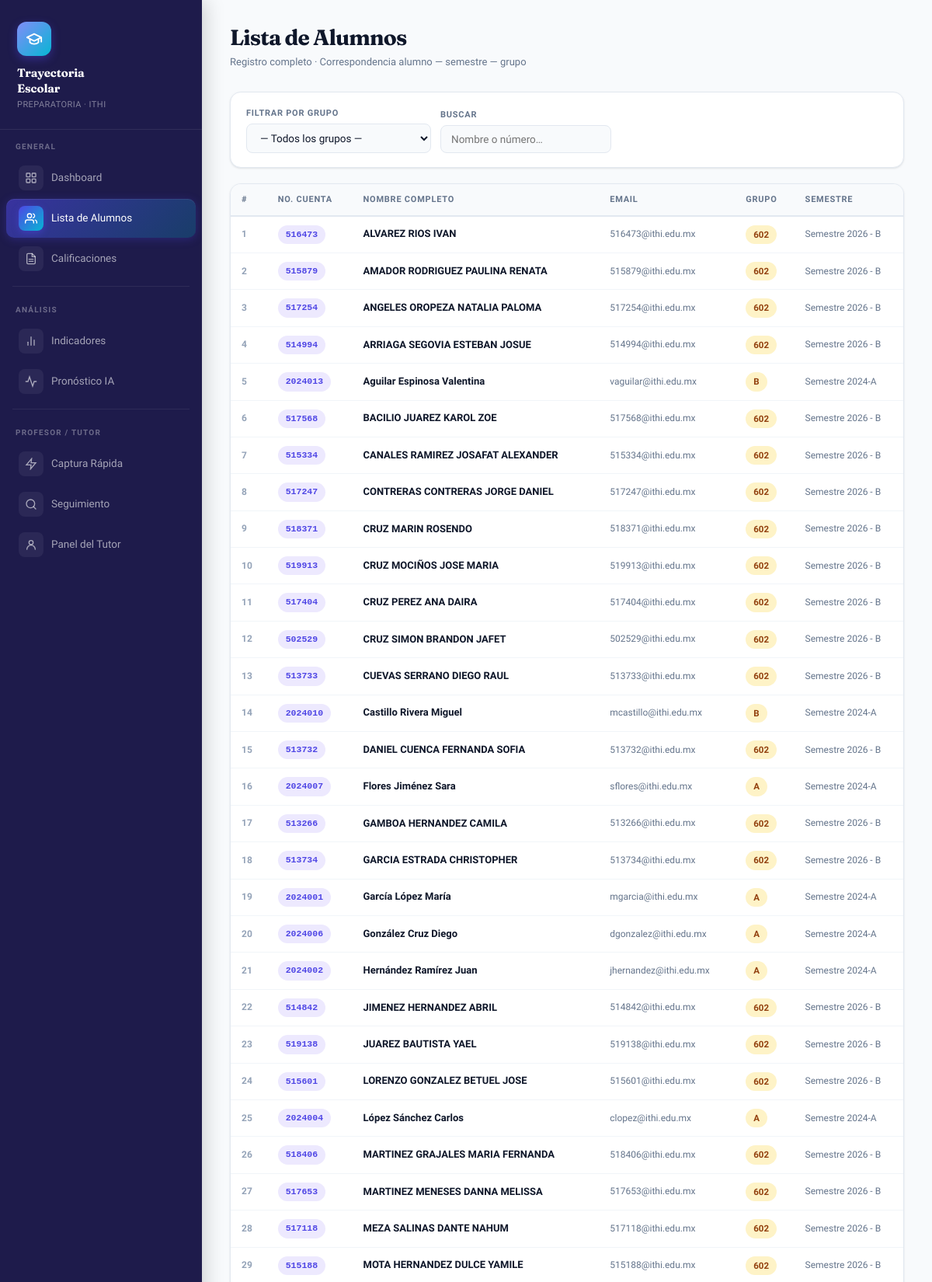
Page /alumnos/ (signed in, upper part) on the committed database.
### escolar/models.py (models this page shows, shortened)
class Alumno(models.Model):
    numero_cuenta = models.CharField(max_length=20, unique=True)
    nombre_completo = models.CharField(max_length=150)
    email = models.EmailField(blank=True, default='')
    grupo = models.ForeignKey(Grupo, on_delete=models.SET_NULL, null=True, related_name='alumnos')
    fecha_registro = models.DateTimeField(auto_now_add=True, null=True, blank=True)
    class Meta:
        verbose_name_plural = "Alumnos"
        ordering = ['nombre_completo']

class Grupo(models.Model):
    nombre = models.CharField(max_length=10)
    semestre = models.ForeignKey(Semestre, on_delete=models.CASCADE, related_name='grupos')
    class Meta:
        verbose_name_plural = "Grupos"

class Semestre(models.Model):
    nombre = models.CharField(max_length=50)
    anio = models.IntegerField()
    periodo = models.CharField(max_length=20, choices=[('ENE-JUN', 'Enero-Junio'), ('AGO-DIC', 'Agosto-Diciembre')])
    class Meta:
        verbose_name_plural = "Semestres"
        ordering = ['-anio']

### escolar/views.py (the view)
# urls.py: path('alumnos/', views.lista_alumnos, name='lista_alumnos'),
def lista_alumnos(request):
    grupo_id = request.GET.get('grupo')
    grupos = Grupo.objects.select_related('semestre').all()
    alumnos = Alumno.objects.select_related('grupo__semestre').all()
    grupo_sel = None
    if grupo_id:
        grupo_sel = get_object_or_404(Grupo, id=grupo_id)
        alumnos = alumnos.filter(grupo_id=grupo_id)
    return render(request, 'escolar/lista_alumnos.html',
                  {'alumnos': alumnos, 'grupos': grupos, 'grupo_sel': grupo_sel})

### templates/escolar/lista_alumnos.html (shortened to what this page needs)
{% extends 'escolar/base.html' %}
{% block content %}
<div class="page-header">
  <div class="page-header-text">
    <h2> Lista de Alumnos</h2>
    <p>Registro completo · Correspondencia alumno — semestre — grupo</p>
  </div>
</div>
<div class="toolbar">
  <div class="form-group">
    <label>Filtrar por Grupo</label>
    <select id="grupo-sel" onchange="window.location.href='{% url 'lista_alumnos' %}?grupo='+this.value">
      <option value="">— Todos los grupos —</option>
    </select>
  </div>
  <div class="form-group">
    <label>Buscar</label>
    <input type="text" id="busqueda" placeholder="Nombre o número…" oninput="filtrarTabla()">
  </div>
</div>
<div class="card" style="padding:0; overflow:hidden;">
  <div class="table-wrap">
    <table id="tabla-alumnos">
      <thead>
        <tr><th>#</th><th>No. Cuenta</th><th>Nombre Completo</th><th>Email</th><th>Grupo</th><th>Semestre</th></tr>
      </thead>
      <tbody>
        {% for alumno in alumnos %}
        <tr data-nombre="{{ alumno.nombre_completo|lower }}" data-cuenta="{{ alumno.numero_cuenta }}">
          <td style="color:var(--text-light); font-weight:600; font-size:12px;">{{ forloop.counter }}</td>
          <td><span class="badge badge-primary" style="font-family:monospace;">{{ alumno.numero_cuenta }}</span></td>
          <td style="font-weight:600;">{{ alumno.nombre_completo }}</td>
          <td style="color:var(--text-muted); font-size:12px;">{{ alumno.email }}</td>
          <td><span class="badge badge-amber">{{ alumno.grupo.nombre }}</span></td>
          <td style="font-size:12px; color:var(--text-muted);">{{ alumno.grupo.semestre.nombre }}</td>
        </tr>
        {% empty %}
        <tr><td colspan="6" style="text-align:center; padding:40px; color:var(--text-muted);">
          <div style="font-size:36px; margin-bottom:8px;"></div>
          Sin alumnos. <a href="{% url 'profesor' %}" style="color:var(--primary);">Agregar desde Panel Tutor</a>
        </td></tr>
        {% endfor %}
      </tbody>
    </table>
  </div>
</div>
{% endblock %}

### static/css/estilos.css (style rules this page uses)
:root { --primary: #4f46e5; --primary-light: #818cf8; --primary-dark: #3730a3; --secondary: #06b6d4; --accent: #f59e0b; --success: #10b981; --danger: #ef4444; --warning: #f59e0b; --bg: #f8fafc; --bg-card: #ffffff; --bg-sidebar: #1e1b4b; --bg-sidebar2: #312e81; --border: #e2e8f0; --border-light: #f1f5f9; --text-primary: #0f172a; --text-muted: #64748b; --text-light: #94a3b8; --text-white: #f8faff; --shadow-sm: 0 1px 3px rgba(15,23,42,.08), 0 1px 2px rgba(15,23,42,.04); --shadow-md: 0 4px 6px -1px rgba(15,23,42,.1), 0 2px 4px -1px rgba(15,23,42,.06); --shadow-lg: 0 10px 15px -3px rgba(15,23,42,.1), 0 4px 6px -2px rgba(15,23,42,.05); --shadow-xl: 0 20px 25px -5px rgba(79,70,229,.12), 0 10px 10px -5px rgba(79,70,229,.06); --shadow-glow: 0 0 30px rgba(79,70,229,.25); --radius: 14px; --radius-sm: 8px; --radius-lg: 20px; --font: 'Plus Jakarta Sans', sans-serif; --font-display: 'Fraunces', serif; --sidebar-w: 260px; --transition: all 0.25s cubic-bezier(0.4, 0, 0.2, 1); }
*, *::before, *::after { box-sizing: border-box; margin: 0; padding: 0; }
html { scroll-behavior: smooth; }
body { font-family: var(--font); background: var(--bg); color: var(--text-primary); line-height: 1.6; min-height: 100vh; font-size: 14px; overflow-x: hidden; }
.page-header { margin-bottom: 28px; display: flex; align-items: flex-end; justify-content: space-between; flex-wrap: wrap; gap: 16px; }
.page-header-text h2 { font-family: var(--font-display); font-size: 28px; font-weight: 700; color: var(--text-primary); letter-spacing: -.03em; line-height: 1.2; }
.page-header-text p { font-size: 13px; color: var(--text-muted); margin-top: 4px; font-weight: 400; }
.card { background: var(--bg-card); border: 1px solid var(--border); border-radius: var(--radius); padding: 24px; box-shadow: var(--shadow-sm); transition: var(--transition); }
.toolbar { display: flex; align-items: flex-end; gap: 12px; flex-wrap: wrap; margin-bottom: 20px; padding: 18px 20px; background: var(--bg-card); border: 1px solid var(--border); border-radius: var(--radius); box-shadow: var(--shadow-sm); }
.form-group { display: flex; flex-direction: column; gap: 4px; min-width: 160px; }
.form-group label { font-size: 11px; font-weight: 700; text-transform: uppercase; letter-spacing: .07em; color: var(--text-muted); }
select, input[type="text"], input[type="email"], input[type="number"], input[type="file"], textarea { background: var(--bg); border: 1.5px solid var(--border); color: var(--text-primary); padding: 9px 13px; border-radius: var(--radius-sm); font-size: 13.5px; font-family: var(--font); outline: none; transition: var(--transition); font-weight: 500; }
.table-wrap { overflow-x: auto; border-radius: var(--radius-sm); }
table { width: 100%; border-collapse: collapse; font-size: 13px; }
thead th { background: var(--bg); color: var(--text-muted); font-size: 11px; font-weight: 700; letter-spacing: .07em; text-transform: uppercase; padding: 11px 14px; text-align: left; border-bottom: 2px solid var(--border); white-space: nowrap; }
tbody tr { border-bottom: 1px solid var(--border-light); transition: background .12s; }
tbody td { padding: 11px 14px; color: var(--text-primary); vertical-align: middle; }
.badge { display: inline-flex; align-items: center; padding: 3px 10px; border-radius: 100px; font-size: 11.5px; font-weight: 700; white-space: nowrap; gap: 4px; }
.badge-primary { background: #ede9fe; color: #4f46e5; }
.badge-amber { background: #fef3c7; color: #92400e; }

### rows in the picture
Alumno: numero_cuenta "516473", nombre_completo "ALVAREZ RIOS IVAN", email "516473@ithi.edu.mx", grupo.nombre "602", grupo.semestre.nombre "Semestre 2026 - B"
Alumno: numero_cuenta "515879", nombre_completo "AMADOR RODRIGUEZ PAULINA RENATA", email "515879@ithi.edu.mx", grupo.nombre "602", grupo.semestre.nombre "Semestre 2026 - B"
Alumno: numero_cuenta "517254", nombre_completo "ANGELES OROPEZA NATALIA PALOMA", email "517254@ithi.edu.mx", grupo.nombre "602", grupo.semestre.nombre "Semestre 2026 - B"
Alumno: numero_cuenta "514994", nombre_completo "ARRIAGA SEGOVIA ESTEBAN JOSUE", email "514994@ithi.edu.mx", grupo.nombre "602", grupo.semestre.nombre "Semestre 2026 - B"
Alumno: numero_cuenta "2024013", nombre_completo "Aguilar Espinosa Valentina", email "vaguilar@ithi.edu.mx", grupo.nombre "B", grupo.semestre.nombre "Semestre 2024-A"
Alumno: numero_cuenta "517568", nombre_completo "BACILIO JUAREZ KAROL ZOE", email "517568@ithi.edu.mx", grupo.nombre "602", grupo.semestre.nombre "Semestre 2026 - B"
Alumno: numero_cuenta "515334", nombre_completo "CANALES RAMIREZ JOSAFAT ALEXANDER", email "515334@ithi.edu.mx", grupo.nombre "602", grupo.semestre.nombre "Semestre 2026 - B"
Alumno: numero_cuenta "517247", nombre_completo "CONTRERAS CONTRERAS JORGE DANIEL", email "517247@ithi.edu.mx", grupo.nombre "602", grupo.semestre.nombre "Semestre 2026 - B"
Alumno: numero_cuenta "518371", nombre_completo "CRUZ MARIN ROSENDO", email "518371@ithi.edu.mx", grupo.nombre "602", grupo.semestre.nombre "Semestre 2026 - B"
Alumno: numero_cuenta "519913", nombre_completo "CRUZ MOCIÑOS JOSE MARIA", email "519913@ithi.edu.mx", grupo.nombre "602", grupo.semestre.nombre "Semestre 2026 - B"
Alumno: numero_cuenta "517404", nombre_completo "CRUZ PEREZ ANA DAIRA", email "517404@ithi.edu.mx", grupo.nombre "602", grupo.semestre.nombre "Semestre 2026 - B"
Alumno: numero_cuenta "502529", nombre_completo "CRUZ SIMON BRANDON JAFET", email "502529@ithi.edu.mx", grupo.nombre "602", grupo.semestre.nombre "Semestre 2026 - B"
Alumno: numero_cuenta "513733", nombre_completo "CUEVAS SERRANO DIEGO RAUL", email "513733@ithi.edu.mx", grupo.nombre "602", grupo.semestre.nombre "Semestre 2026 - B"
Alumno: numero_cuenta "2024010", nombre_completo "Castillo Rivera Miguel", email "mcastillo@ithi.edu.mx", grupo.nombre "B", grupo.semestre.nombre "Semestre 2024-A"
Alumno: numero_cuenta "513732", nombre_completo "DANIEL CUENCA FERNANDA SOFIA", email "513732@ithi.edu.mx", grupo.nombre "602", grupo.semestre.nombre "Semestre 2026 - B"
Alumno: numero_cuenta "2024007", nombre_completo "Flores Jiménez Sara", email "sflores@ithi.edu.mx", grupo.nombre "A", grupo.semestre.nombre "Semestre 2024-A"
Alumno: numero_cuenta "513266", nombre_completo "GAMBOA HERNANDEZ CAMILA", email "513266@ithi.edu.mx", grupo.nombre "602", grupo.semestre.nombre "Semestre 2026 - B"
Alumno: numero_cuenta "513734", nombre_completo "GARCIA ESTRADA CHRISTOPHER", email "513734@ithi.edu.mx", grupo.nombre "602", grupo.semestre.nombre "Semestre 2026 - B"
Alumno: numero_cuenta "2024001", nombre_completo "García López María", email "mgarcia@ithi.edu.mx", grupo.nombre "A", grupo.semestre.nombre "Semestre 2024-A"
Alumno: numero_cuenta "2024006", nombre_completo "González Cruz Diego", email "dgonzalez@ithi.edu.mx", grupo.nombre "A", grupo.semestre.nombre "Semestre 2024-A"
Alumno: numero_cuenta "2024002", nombre_completo "Hernández Ramírez Juan", email "jhernandez@ithi.edu.mx", grupo.nombre "A", grupo.semestre.nombre "Semestre 2024-A"
Alumno: numero_cuenta "514842", nombre_completo "JIMENEZ HERNANDEZ ABRIL", email "514842@ithi.edu.mx", grupo.nombre "602", grupo.semestre.nombre "Semestre 2026 - B"
Alumno: numero_cuenta "519138", nombre_completo "JUAREZ BAUTISTA YAEL", email "519138@ithi.edu.mx", grupo.nombre "602", grupo.semestre.nombre "Semestre 2026 - B"
Alumno: numero_cuenta "515601", nombre_completo "LORENZO GONZALEZ BETUEL JOSE", email "515601@ithi.edu.mx", grupo.nombre "602", grupo.semestre.nombre "Semestre 2026 - B"
Alumno: numero_cuenta "2024004", nombre_completo "López Sánchez Carlos", email "clopez@ithi.edu.mx", grupo.nombre "A", grupo.semestre.nombre "Semestre 2024-A"
Alumno: numero_cuenta "518406", nombre_completo "MARTINEZ GRAJALES MARIA FERNANDA", email "518406@ithi.edu.mx", grupo.nombre "602", grupo.semestre.nombre "Semestre 2026 - B"
Alumno: numero_cuenta "517653", nombre_completo "MARTINEZ MENESES DANNA MELISSA", email "517653@ithi.edu.mx", grupo.nombre "602", grupo.semestre.nombre "Semestre 2026 - B"
Alumno: numero_cuenta "517118", nombre_completo "MEZA SALINAS DANTE NAHUM", email "517118@ithi.edu.mx", grupo.nombre "602", grupo.semestre.nombre "Semestre 2026 - B"
Alumno: numero_cuenta "515188", nombre_completo "MOTA HERNANDEZ DULCE YAMILE", email "515188@ithi.edu.mx", grupo.nombre "602", grupo.semestre.nombre "Semestre 2026 - B"
